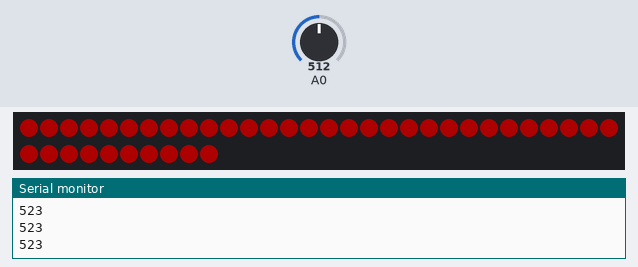
This sketch was run on a simulated Arduino Uno, built with avr-gcc and run on an emulated ATmega328P. On the bench: 40 RGB LEDs in strip order, left to right, continuing on the next row, the last lines printed to the serial monitor. The inputs (shaded band) are chosen by the test bench; at power-on: A0 = 512. Dim RGB values are drawn brighter than linear.

Above: at 1.2 s.
1.3 s: A0 set to 132
At 2.1 s:
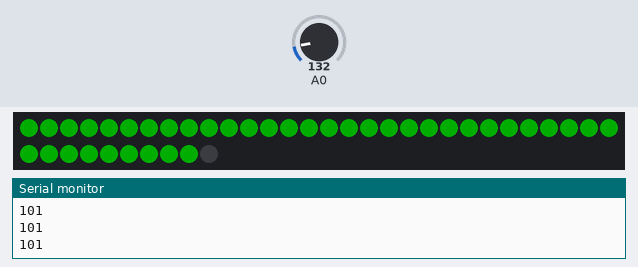
2.9 s: A0 set to 122
4.5 s: A0 set to 150
At 5.0 s:
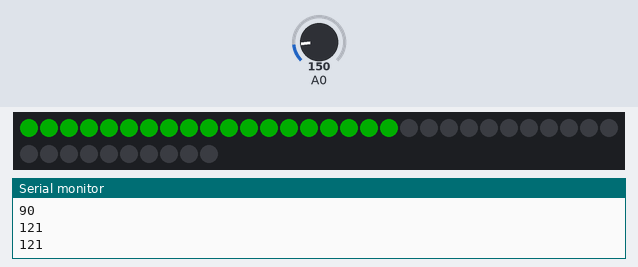
6.1 s: A0 set to 130
At 6.8 s:
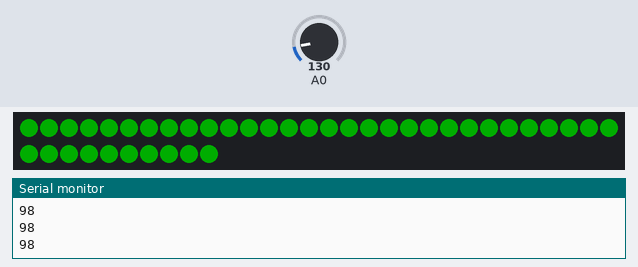
7.6 s: A0 set to 306
At 8.8 s:
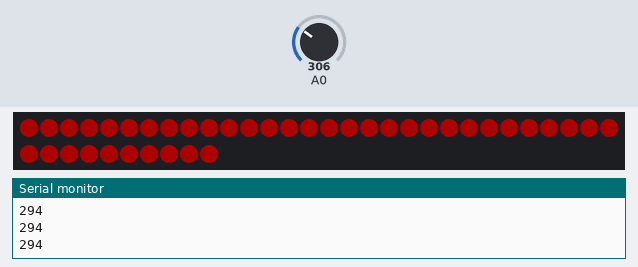
Timing chart, 0 to 10.2 s (numbered marks = the images above; inputs shaded):
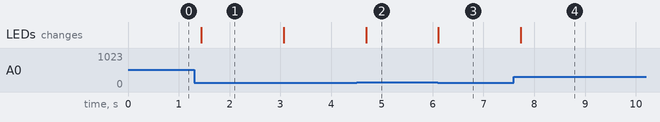

The sketch:

neopixelvacuumboostgauge.ino
```cpp
#include <Adafruit_NeoPixel.h>

Adafruit_NeoPixel pixels = Adafruit_NeoPixel(40, 6, NEO_GRB + NEO_KHZ800);

int pressure;

void setup() {
  // put your setup code here, to run once:
  pixels.begin();
  Serial.begin(9600);

}

void loop() {

  pressure = map(analogRead(A0), 41, 940, 0, 1000);
  Serial.println(pressure);

  if (pressure < 140) {
    pixels.clear();
    for (int i = 0; i < 140 - pressure; i++) {
      pixels.setPixelColor(i, pixels.Color(0,50,0));
    }
    pixels.show();
  } else if (pressure > 142) {
    pixels.clear();
    for (int i = 0; i < pressure - 142; i++) {
      pixels.setPixelColor(i, pixels.Color(50,0,0));
    }
    pixels.show();
  } else {
    pixels.clear();
    pixels.setPixelColor(0, pixels.Color(0,0,50));
    pixels.show();
  }

  delay(200);
}
```

Measured:
- after the input at 1.3 s, the LEDs: change after 0.14 s (image 1)
- after the input at 4.5 s, the LEDs: change after 0.19 s (image 2)
- after the input at 6.1 s, the LEDs: change at once (image 3)
- after the input at 7.6 s, the LEDs: change after 0.13 s (image 4)
